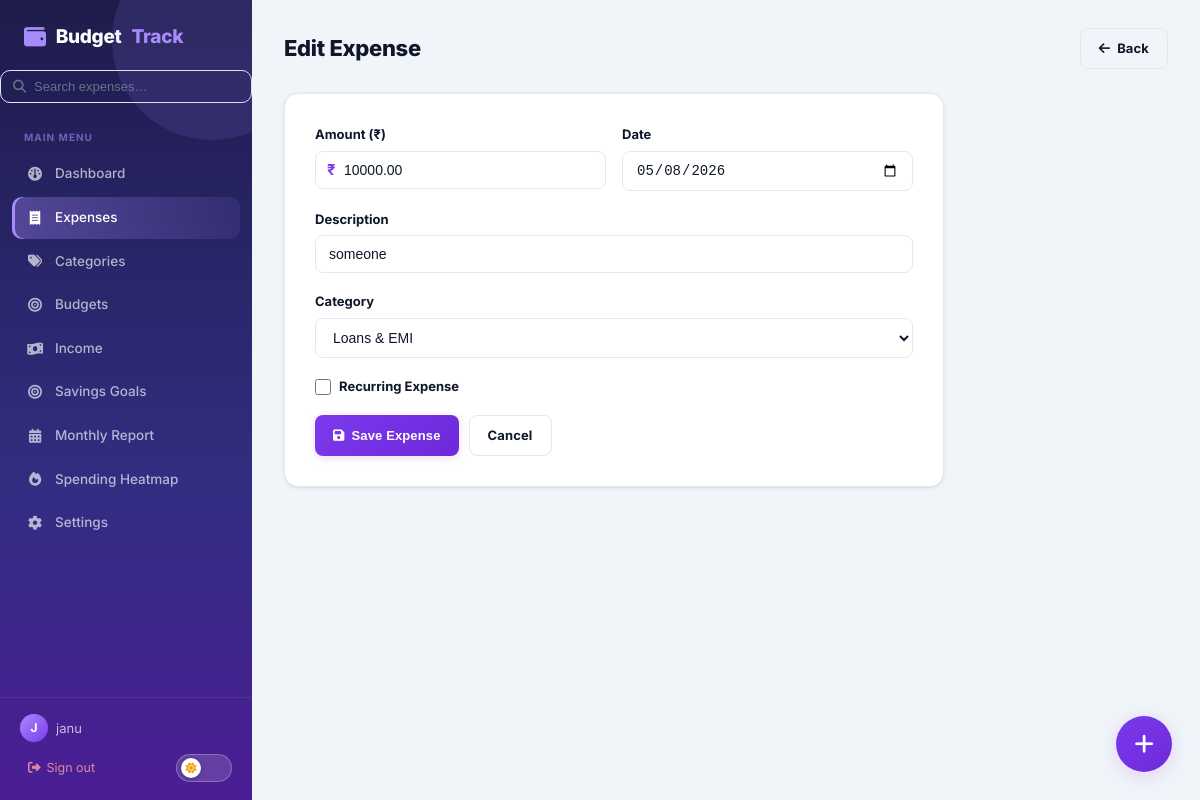
/expenses/1/edit (signed in), run on the app's committed database.
### models.py (models this page shows, shortened)
class User(UserMixin, db.Model):
    __tablename__ = "users"
    id = db.Column(db.Integer, primary_key=True)
    username = db.Column(db.String(80), unique=True, nullable=False)
    email = db.Column(db.String(120), unique=True, nullable=False)
    password_hash = db.Column(db.String(256), nullable=False)
    created_at = db.Column(db.DateTime, default=datetime.utcnow)
    avatar = db.Column(db.String(255), nullable=True)
    currency = db.Column(db.String(10), default="₹")
    default_category_id = db.Column(db.Integer, db.ForeignKey("categories.id"), nullable=True)
    categories = db.relationship("Category", foreign_keys="Category.user_id", backref="user", lazy=True, cascade="all, delete-orphan")
    expenses   = db.relationship("Expense",  backref="user", lazy=True, cascade="all, delete-orphan")
    budgets    = db.relationship("Budget",   backref="user", lazy=True, cascade="all, delete-orphan")
    goals      = db.relationship("SavingsGoal", backref="user", lazy=True, cascade="all, delete-orphan")

class Expense(db.Model):
    __tablename__ = "expenses"
    id          = db.Column(db.Integer, primary_key=True)
    amount      = db.Column(db.Numeric(10, 2), nullable=False)
    description = db.Column(db.String(255), nullable=False)
    date        = db.Column(db.Date, nullable=False, default=date.today)
    period      = db.Column(db.String(10), nullable=False, default="daily")
    is_recurring        = db.Column(db.Boolean, default=False)
    recurrence_interval = db.Column(db.String(10))
    user_id     = db.Column(db.Integer, db.ForeignKey("users.id"), nullable=False)
    category_id = db.Column(db.Integer, db.ForeignKey("categories.id"), nullable=False)
    created_at  = db.Column(db.DateTime, default=datetime.utcnow)

### routes/expenses.py (the view, shortened to what this page needs)
@expenses_bp.route("/<int:id>/edit", methods=["GET", "POST"])
@login_required
def edit(id):
    expense = Expense.query.filter_by(id=id, user_id=current_user.id).first_or_404()
    form = ExpenseForm(obj=expense)
    populate_category_choices(form)
    return render_template("expenses/form.html", form=form, title="Edit Expense")

### forms.py
class ExpenseForm(FlaskForm):
    amount = DecimalField("Amount (₹)", validators=[DataRequired(), NumberRange(min=0.01)], places=2)
    description = StringField("Description", validators=[DataRequired(), Length(1, 255)])
    date = DateField("Date", validators=[DataRequired()])
    category_id = SelectField("Category", coerce=int, validators=[DataRequired()])
    is_recurring = BooleanField("Recurring Expense")
    recurrence_interval = SelectField("Recurrence", choices=[("","None"),("daily","Daily"),("weekly","Weekly"),("monthly","Monthly")])

### models.py (called while the page is built)
@login_manager.user_loader
def load_user(user_id):
    return User.query.get(int(user_id))

### routes/expenses.py (called while the page is built)
def populate_category_choices(form):
    cats = Category.query.filter_by(user_id=current_user.id).all()
    form.category_id.choices = [(c.id, c.name) for c in cats]

### templates/expenses/form.html (shortened to what this page needs)
{% extends "base.html" %}
{% block content %}
<div class="page-header">
  <h1>{{ title }}</h1>
  <a href="{{ url_for('expenses.index') }}" class="btn btn-outline"><i class="fa fa-arrow-left"></i> Back</a>
</div>
<div class="card form-card">
  <form method="POST" novalidate>
    <div class="form-row">
      <div class="form-group">
        {{ form.amount.label }}
        <div style="position:relative">
          <span style="position:absolute;left:12px;top:50%;transform:translateY(-50%);font-weight:700;color:var(--primary);font-size:15px">₹</span>
          {{ form.amount(class="form-control", placeholder="0.00", style="padding-left:28px") }}
        </div>
      </div>
      <div class="form-group">
        {{ form.date.label }}
        {{ form.date(class="form-control") }}
      </div>
    </div>
    <div class="form-group">
      {{ form.description.label }}
      {{ form.description(class="form-control", placeholder="What did you spend on?") }}
    </div>
    <div class="form-group">
      {{ form.category_id.label }}
      {{ form.category_id(class="form-control") }}
    </div>
    <div class="form-group checkbox-group">
      {{ form.is_recurring(id="is_recurring") }}
      {{ form.is_recurring.label(for="is_recurring") }}
    </div>
    <div class="form-actions">
      <button type="submit" class="btn btn-primary"><i class="fa fa-save"></i> Save Expense</button>
      <a href="{{ url_for('expenses.index') }}" class="btn btn-outline">Cancel</a>
    </div>
  </form>
</div>
{% endblock %}

### templates/base.html (shortened to what this page needs)
<!DOCTYPE html>
<html lang="en" data-theme="light">
<head>
  <link rel="stylesheet" href="https://cdnjs.cloudflare.com/ajax/libs/font-awesome/6.5.0/css/all.min.css"/>
  <link rel="stylesheet" href="{{ url_for('static', filename='css/style.css') }}"/>
</head>
<body>
{% if current_user.is_authenticated %}
<nav class="sidebar" id="sidebar">
  <div class="sidebar-brand">
    <i class="fa fa-wallet"></i> Budget<span>Track</span>
  </div>
  <form method="GET" action="{{ url_for('expenses.search') }}" class="sidebar-search">
    <i class="fa fa-search"></i>
    <input type="text" name="q" placeholder="Search expenses…" class="sidebar-search-input" autocomplete="off">
  </form>
  <p class="nav-section-label">Main Menu</p>
  <ul class="nav-links">
    <li><a href="{{ url_for('dashboard.index') }}" class="{{ 'active' if request.endpoint == 'dashboard.index' }}" onclick="closeSidebar()">
      <i class="fa fa-gauge"></i> Dashboard</a></li>
    <li><a href="{{ url_for('expenses.index') }}" class="{{ 'active' if request.blueprint == 'expenses' }}" onclick="closeSidebar()">
      <i class="fa fa-receipt"></i> Expenses</a></li>
    <li><a href="{{ url_for('categories.index') }}" class="{{ 'active' if request.blueprint == 'categories' }}" onclick="closeSidebar()">
      <i class="fa fa-tags"></i> Categories</a></li>
    <li><a href="{{ url_for('budgets.index') }}" class="{{ 'active' if request.blueprint == 'budgets' }}" onclick="closeSidebar()">
      <i class="fa fa-bullseye"></i> Budgets</a></li>
    <li><a href="{{ url_for('salary.index') }}" class="{{ 'active' if request.blueprint == 'salary' }}" onclick="closeSidebar()">
      <i class="fa fa-money-bill-wave"></i> Income</a></li>
    <li><a href="{{ url_for('goals.index') }}" class="{{ 'active' if request.blueprint == 'goals' }}" onclick="closeSidebar()">
      <i class="fa fa-bullseye"></i> Savings Goals</a></li>
    <li><a href="{{ url_for('report.index') }}" class="{{ 'active' if request.endpoint == 'report.index' }}" onclick="closeSidebar()">
      <i class="fa fa-calendar-alt"></i> Monthly Report</a></li>
    <li><a href="{{ url_for('report.heatmap') }}" class="{{ 'active' if request.endpoint == 'report.heatmap' }}" onclick="closeSidebar()">
      <i class="fa fa-fire"></i> Spending Heatmap</a></li>
    <li><a href="{{ url_for('settings.index') }}" class="{{ 'active' if request.blueprint == 'settings' }}" onclick="closeSidebar()">
      <i class="fa fa-gear"></i> Settings</a></li>
  </ul>
  <div class="sidebar-footer">
    <div class="user-info">
      {% if current_user.avatar %}
        <img src="{{ url_for('static', filename=current_user.avatar) }}" class="user-avatar user-avatar-img" alt="avatar">
      {% else %}
        <div class="user-avatar">{{ current_user.username[0].upper() }}</div>
      {% endif %}
      <span>{{ current_user.username }}</span>
    </div>
    <div style="display:flex;align-items:center;justify-content:space-between;margin-top:4px">
      <a href="{{ url_for('auth.logout') }}" class="logout-btn"><i class="fa fa-sign-out-alt"></i> Sign out</a>
      <button class="theme-toggle desktop-theme" id="themeToggleDesktop" title="Toggle dark mode" aria-label="Toggle dark mode">
        <span class="theme-toggle-knob"><i class="fa fa-sun" id="themeIconDesktop"></i></span>
      </button>
    </div>
  </div>
</nav>
<main class="main-content" id="mainContent">
{% endif %}
{% block content %}{% endblock %}
{% if current_user.is_authenticated %}
</main>
<button class="fab" onclick="openQuickAdd()" title="Quick add expense">
  <i class="fa fa-plus"></i>
</button>
{% endif %}
</body>
</html>

### data on the page
User: username "J", username "janu"
Expense: amount "10000.00", date "05/08/2026", description "someone", category_id "Loans & EMI"

### other printed values
{{ title }} "Edit Expense"
